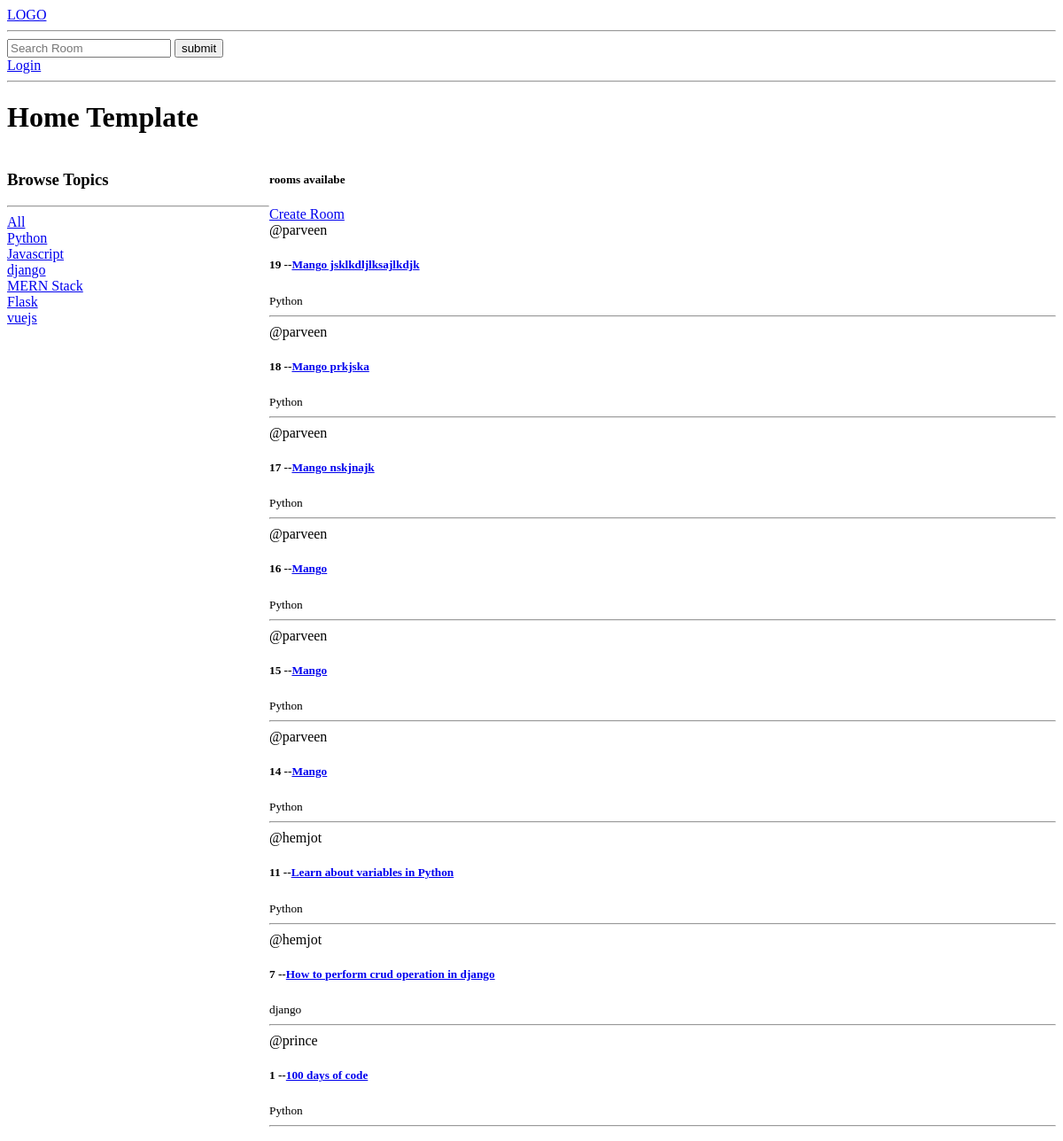
Page /?q=Python on the earlier database version.
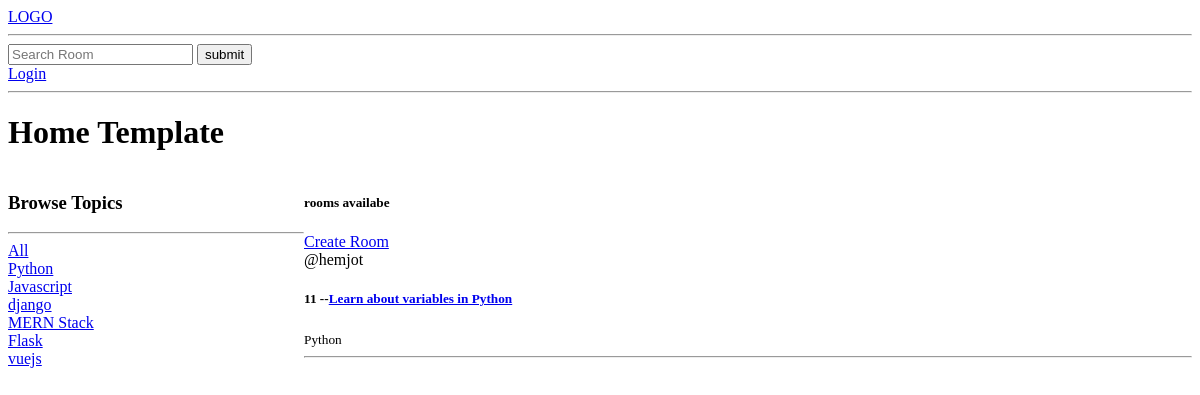
Same page on the later database version.
### base/models.py (models this page shows, shortened)
class Topic(models.Model):
    name = models.CharField(max_length=100)

class Room(models.Model):
    host=models.ForeignKey(User, on_delete=models.SET_NULL, null=True )
    name = models.CharField(max_length=100)
    topic=models.ForeignKey(Topic, on_delete=models.CASCADE, null=True)
    description = models.TextField(max_length=250)
    created_at = models.DateTimeField(auto_now_add=True)
    updated_at = models.DateTimeField(auto_now=True)
    class Meta:
        ordering = ['-created_at', 'updated_at']

### base/views.py (the view)
# urls.py: path('',views.home, name='home' ),
def home(request):
    q= request.GET.get('q') if request.GET.get('q') != None else ''
    print(q)
    rooms= Room.objects.filter(
      Q( name__icontains=q ) |
      Q( description__icontains=q ) |
      Q( topic__name__icontains=q ) |
      Q( host__username__icontains=q )
    )
    topics= Topic.objects.all()
    return render(request, 'base/home.html', context={'rooms':rooms, 'topics':topics})

### base/templates/base/home.html (shortened to what this page needs)
{% extends 'main.html' %}
{% block content %}
<h1>Home Template</h1>
<div class="home-container">
    <div>
        <h3>Browse Topics</h3>
        <hr>
        <div>
            <a href="{% url 'home' %}">All</a>
        </div>
        {% for topic in topics %}
        <div>
             <a href="{% url 'home' %}?q={{topic.name}}">{{topic.name}}</a>
        </div>
        {%endfor%}
    </div>
    <div>
        <h5>{{room_count}} rooms availabe</h5>
        <a href="{% url 'create-room' %}">Create Room</a>
        <div>
           {% for room in rooms %}
            <div>
                <span>@{{room.host.username}}</span>
                <h5>{{room.id}} --<a href="{% url 'room' room.id %}">{{room.name}}</a></h5>
            <small>{{room.topic.name}}</small>
            <hr>
            </div>
           {% endfor %}
    </div>
    </div>
</div>
{% endblock content%}

Differences in the rows shown:
removed Room: host.username "parveen", id "19", name "Mango jsklkdljlksajlkdjk", topic.name "Python"
removed Room: host.username "parveen", id "18", name "Mango prkjska", topic.name "Python"
removed Room: host.username "parveen", id "17", name "Mango nskjnajk", topic.name "Python"
removed Room: host.username "parveen", id "16", name "Mango", topic.name "Python"
removed Room: host.username "parveen", id "15", name "Mango", topic.name "Python"
removed Room: host.username "parveen", id "14", name "Mango", topic.name "Python"
removed Room: host.username "hemjot", id "7", name "How to perform crud operation in django", topic.name "django"
removed Room: host.username "prince", id "1", name "100 days of code", topic.name "Python"
